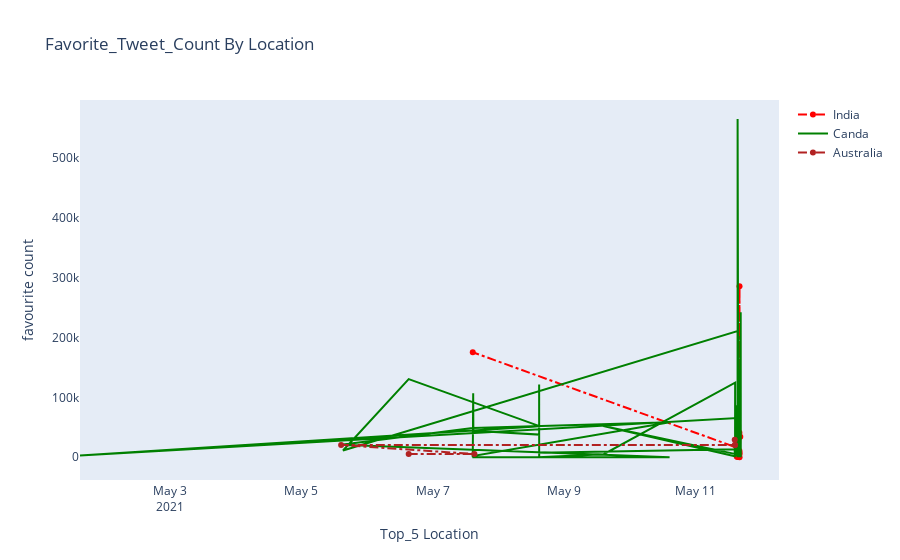

The code cell stored with this chart in its notebook:
### Code cell
fig = go.Figure ()
fig.add_trace(go.Scatter(x= fv_USA.user_date,y= fv_USA.fav_USA,
                        mode = 'lines+markers',name = 'USA',
                        line = dict(color= 'blue',width = 2, 
                                    dash='dashdot')))
fig.add_trace(go.Scatter(x = fv_India.user_date, y = fv_India.fav_India,
                        mode = 'lines+markers',name = 'India',
                        line = dict(color= 'red',width = 2, 
                                    dash='dashdot')))
fig.add_trace(go.Scatter(x = fv_UK.user_date,y=fv_UK.fav_UK,
                         mode = 'lines+markers', name = 'UK'))
fig.add_trace(go.Scatter(x = fv_Canada.user_date,y=fv_Canada.fav_Can,
                         mode = 'lines', name = 'Canda',
                         line = dict(color= 'green')))
fig.add_trace(go.Scatter(x = fv_Aust.user_date,y=fv_Aust.fav_Aust,
                         mode = 'lines+markers', name = 'Australia',
                        line = dict(color= 'firebrick',width = 2, 
                                    dash='dashdot')))
fig.update_layout(title = 'Favorite_Tweet_Count By Location',
                  xaxis_title = 'Top_5 Location', yaxis_title = 'favourite count',
                 xaxis = dict(showline = True, showgrid = False, showticklabels = True),
                 yaxis = dict(zeroline = False, showline = False, showgrid = False, showticklabels = True))

### Figure 1 — Plotly figure (JSON) as saved in the notebook; plotly's stock layout.template omitted (floating-point values rounded to 4 significant figures; data arrays with more than 128 entries replaced by an {"elided": "..."} marker saying what was removed)
{"data": [{"line": {"color": "blue", "dash": "dashdot", "width": 2}, "mode": "lines+markers", "name": "USA", "type": "scatter", "x": [], "y": []}, {"line": {"color": "red", "dash": "dashdot", "width": 2}, "mode": "lines+markers", "name": "India", "type": "scatter", "x": ["2021-05-11T16:15:00", "2021-05-11T15:59:00", "2021-05-11T15:59:00", "2021-05-11T15:58:00", "2021-05-11T15:57:00", "2021-05-11T15:56:00", "2021-05-11T15:56:00", "2021-05-11T15:41:00", "2021-05-11T15:08:00", "2021-05-11T15:03:00", "2021-05-11T14:55:00", "2021-05-11T14:53:00", "2021-05-07T14:34:00"], "y": [34041, 5521, 1, 285349, 10229, 41011, 7463, 471, 229, 2315, 1463, 16189, 175301]}, {"mode": "lines+markers", "name": "UK", "type": "scatter", "x": [], "y": []}, {"line": {"color": "green"}, "mode": "lines", "name": "Canda", "type": "scatter", "x": {"elided": "133 str values"}, "y": {"elided": "133 int values"}}, {"line": {"color": "firebrick", "dash": "dashdot", "width": 2}, "mode": "lines+markers", "name": "Australia", "type": "scatter", "x": ["2021-05-06T15:10:00", "2021-05-07T15:10:00", "2021-05-05T14:30:00", "2021-05-11T14:19:00", "2021-05-11T14:17:00", "2021-05-11T14:13:00"], "y": [5379, 5379, 20439, 20439, 20439, 29275]}], "layout": {"title": {"text": "Favorite_Tweet_Count By Location"}, "xaxis": {"showgrid": false, "showline": true, "showticklabels": true, "title": {"text": "Top_5 Location"}}, "yaxis": {"showgrid": false, "showline": false, "showticklabels": true, "title": {"text": "favourite count"}, "zeroline": false}}}
